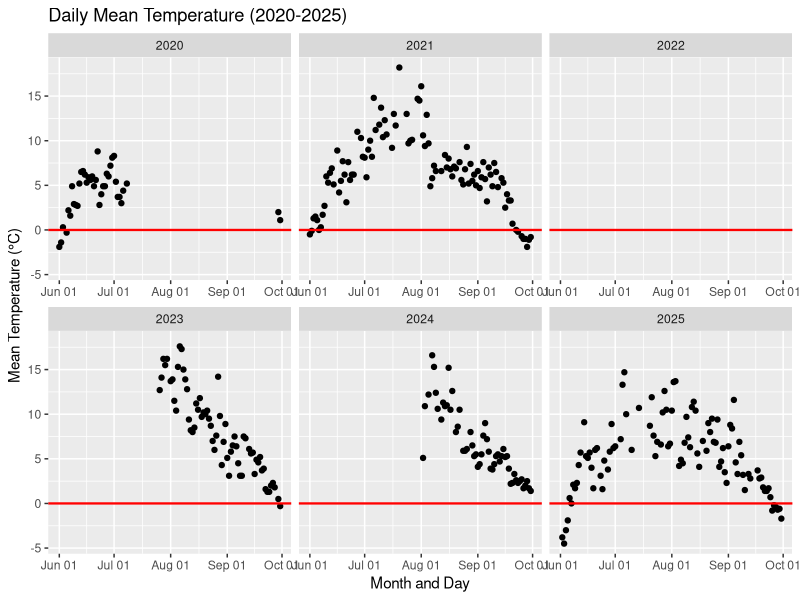

Source code (R):
#############################################
## Organizing climate data into one file
## Bailey E. Bingham
## bbingh02@student.ubc.ca
## 2025-01-13
##############################################

#install.packages("tidyverse")
library(tidyverse) #includes ggplot, tdyr, dplyr, etc. 

####Import and join climate data####
clim20<- read.csv("Calculating growth chamber parameters/data/2020_climate_daily_YT_QHI.csv")
clim21<- read.csv("Calculating growth chamber parameters/data/2021_climate_daily_YT_QHI.csv")
clim22<- read.csv("Calculating growth chamber parameters/data/2022_climate_daily_YT_QHI.csv")
clim23<- read.csv("Calculating growth chamber parameters/data/2023_climate_daily_YT_QHI.csv")
clim24<- read.csv("Calculating growth chamber parameters/data/2024_climate_daily_YT_QHI.csv")
clim25<- read.csv("Calculating growth chamber parameters/data/2025_climate_daily_YT_QHI.csv")

joined<-bind_rows(clim20,clim21,clim22,clim23,clim24,clim25) ##bind all data together
climALL<- joined %>% select(Station.Name, Date.Time, Year, Month, Day, Max.Temp...C.,Min.Temp...C.,Mean.Temp...C.)

#remove all months but June-September
climALL <- climALL %>% filter (between (Month, 6,9))

# create graph
climALL$Date.Time <- as.Date(climALL$Date.Time)

ggplot(climALL, aes(x = Date.Time, y = Mean.Temp...C.)) +
  geom_point()+
  geom_hline(yintercept = 0, color = "red", linewidth = 0.8, linetype = "solid") +
  facet_wrap(~Year, scales = "free_x")+
  scale_y_continuous(breaks = seq(-50, 50, by = 5)) + 
  scale_x_date(date_labels = "%b %d", date_breaks = "1 months") + 
  labs(
    title = "Daily Mean Temperature (2020-2025)",
    x = "Month and Day",
    y = "Mean Temperature (°C)"
  )

#group day and month for averaging
climALL <- climALL %>% unite("Date", Month, Day, sep = "-")

